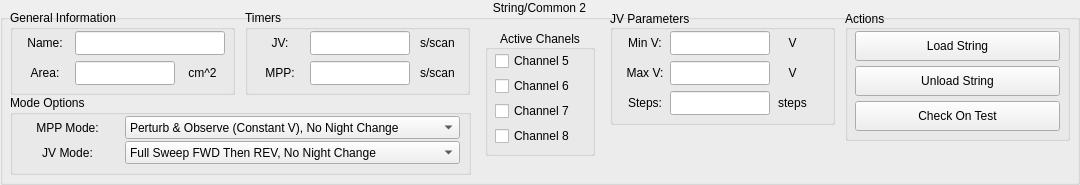
              <widget class="QGroupBox" name="String_2">
               <property name="minimumSize">
                <size>
                 <width>1080</width>
                 <height>185</height>
                </size>
               </property>
               <property name="title">
                <string>String/Common 2</string>
               </property>
               <property name="alignment">
                <set>Qt::AlignHCenter|Qt::AlignTop</set>
               </property>
               <property name="flat">
                <bool>true</bool>
               </property>
               <widget class="QGroupBox" name="GeneralInfo_2">
                <property name="geometry">
                 <rect>
                  <x>10</x>
                  <y>10</y>
                  <width>225</width>
                  <height>85</height>
                 </rect>
                </property>
                <property name="title">
                 <string>General Information</string>
                </property>
                <widget class="QLineEdit" name="NameInput_2">
                 <property name="geometry">
                  <rect>
                   <x>65</x>
                   <y>21</y>
                   <width>150</width>
                   <height>24</height>
                  </rect>
                 </property>
                 <property name="inputMask">
                  <string/>
                 </property>
                 <property name="text">
                  <string/>
                 </property>
                </widget>
                <widget class="QLabel" name="NameLabel_2">
                 <property name="geometry">
                  <rect>
                   <x>10</x>
                   <y>21</y>
                   <width>50</width>
                   <height>24</height>
                  </rect>
                 </property>
                 <property name="minimumSize">
                  <size>
                   <width>38</width>
                   <height>0</height>
                  </size>
                 </property>
                 <property name="maximumSize">
                  <size>
                   <width>16777215</width>
                   <height>16777215</height>
                  </size>
                 </property>
                 <property name="text">
                  <string>Name:</string>
                 </property>
                 <property name="alignment">
                  <set>Qt::AlignCenter</set>
                 </property>
                </widget>
                <widget class="QLabel" name="AreaLabel_2">
                 <property name="geometry">
                  <rect>
                   <x>10</x>
                   <y>51</y>
                   <width>50</width>
                   <height>24</height>
                  </rect>
                 </property>
                 <property name="text">
                  <string>Area:</string>
                 </property>
                 <property name="alignment">
                  <set>Qt::AlignCenter</set>
                 </property>
                </widget>
                <widget class="QLineEdit" name="AreaInput_2">
                 <property name="geometry">
                  <rect>
                   <x>65</x>
                   <y>51</y>
                   <width>100</width>
                   <height>24</height>
                  </rect>
                 </property>
                 <property name="inputMask">
                  <string/>
                 </property>
                 <property name="text">
                  <string/>
                 </property>
                </widget>
                <widget class="QLabel" name="AreaUnits_2">
                 <property name="geometry">
                  <rect>
                   <x>170</x>
                   <y>51</y>
                   <width>45</width>
                   <height>24</height>
                  </rect>
                 </property>
                 <property name="text">
                  <string>cm^2</string>
                 </property>
                 <property name="alignment">
                  <set>Qt::AlignCenter</set>
                 </property>
                </widget>
               </widget>
               <widget class="QGroupBox" name="JVBox_2">
                <property name="geometry">
                 <rect>
                  <x>610</x>
                  <y>10</y>
                  <width>225</width>
                  <height>115</height>
                 </rect>
                </property>
                <property name="title">
                 <string>JV Parameters</string>
                </property>
                <property name="alignment">
                 <set>Qt::AlignLeading|Qt::AlignLeft|Qt::AlignVCenter</set>
                </property>
                <widget class="QLabel" name="VmaxLabel_2">
                 <property name="geometry">
                  <rect>
                   <x>10</x>
                   <y>51</y>
                   <width>50</width>
                   <height>24</height>
                  </rect>
                 </property>
                 <property name="text">
                  <string>Max V:</string>
                 </property>
                 <property name="alignment">
                  <set>Qt::AlignCenter</set>
                 </property>
                </widget>
                <widget class="QLineEdit" name="VmaxInput_2">
                 <property name="geometry">
                  <rect>
                   <x>60</x>
                   <y>51</y>
                   <width>100</width>
                   <height>24</height>
                  </rect>
                 </property>
                 <property name="inputMask">
                  <string/>
                 </property>
                 <property name="text">
                  <string/>
                 </property>
                </widget>
                <widget class="QLabel" name="VmaxUnits_2">
                 <property name="geometry">
                  <rect>
                   <x>165</x>
                   <y>51</y>
                   <width>35</width>
                   <height>24</height>
                  </rect>
                 </property>
                 <property name="text">
                  <string>V</string>
                 </property>
                 <property name="alignment">
                  <set>Qt::AlignCenter</set>
                 </property>
                </widget>
                <widget class="QLineEdit" name="VstepsInput_2">
                 <property name="geometry">
                  <rect>
                   <x>60</x>
                   <y>81</y>
                   <width>100</width>
                   <height>24</height>
                  </rect>
                 </property>
                 <property name="inputMask">
                  <string/>
                 </property>
                 <property name="text">
                  <string/>
                 </property>
                </widget>
                <widget class="QLabel" name="Vstepsabel_2">
                 <property name="geometry">
                  <rect>
                   <x>10</x>
                   <y>81</y>
                   <width>50</width>
                   <height>24</height>
                  </rect>
                 </property>
                 <property name="text">
                  <string>Steps:</string>
                 </property>
                 <property name="alignment">
                  <set>Qt::AlignCenter</set>
                 </property>
                </widget>
                <widget class="QLabel" name="VstepsUnits_2">
                 <property name="enabled">
                  <bool>true</bool>
                 </property>
                 <property name="geometry">
                  <rect>
                   <x>165</x>
                   <y>81</y>
                   <width>35</width>
                   <height>24</height>
                  </rect>
                 </property>
                 <property name="text">
                  <string>steps</string>
                 </property>
                 <property name="alignment">
                  <set>Qt::AlignCenter</set>
                 </property>
                </widget>
                <widget class="QLabel" name="VminLabel_2">
                 <property name="geometry">
                  <rect>
                   <x>10</x>
                   <y>21</y>
                   <width>50</width>
                   <height>24</height>
                  </rect>
                 </property>
                 <property name="text">
                  <string>Min V:</string>
                 </property>
                 <property name="alignment">
                  <set>Qt::AlignCenter</set>
                 </property>
                </widget>
                <widget class="QLineEdit" name="VminInput_2">
                 <property name="geometry">
                  <rect>
                   <x>60</x>
                   <y>21</y>
                   <width>100</width>
                   <height>24</height>
                  </rect>
                 </property>
                 <property name="inputMask">
                  <string/>
                 </property>
                 <property name="text">
                  <string/>
                 </property>
                </widget>
                <widget class="QLabel" name="VminUnits_2">
                 <property name="geometry">
                  <rect>
                   <x>165</x>
                   <y>21</y>
                   <width>35</width>
                   <height>24</height>
                  </rect>
                 </property>
                 <property name="text">
                  <string>V</string>
                 </property>
                 <property name="alignment">
                  <set>Qt::AlignCenter</set>
                 </property>
                </widget>
               </widget>
               <widget class="QGroupBox" name="TimerBox_2">
                <property name="geometry">
                 <rect>
                  <x>245</x>
                  <y>10</y>
                  <width>225</width>
                  <height>85</height>
                 </rect>
                </property>
                <property name="title">
                 <string>Timers</string>
                </property>
                <widget class="QLabel" name="MPPFrequencyLabel_2">
                 <property name="geometry">
                  <rect>
                   <x>10</x>
                   <y>51</y>
                   <width>50</width>
                   <height>24</height>
                  </rect>
                 </property>
                 <property name="text">
                  <string>MPP:</string>
                 </property>
                 <property name="alignment">
                  <set>Qt::AlignCenter</set>
                 </property>
                </widget>
                <widget class="QLineEdit" name="MPPFrequencyInput_2">
                 <property name="geometry">
                  <rect>
                   <x>65</x>
                   <y>51</y>
                   <width>100</width>
                   <height>24</height>
                  </rect>
                 </property>
                 <property name="inputMask">
                  <string/>
                 </property>
                 <property name="text">
                  <string/>
                 </property>
                </widget>
                <widget class="QLabel" name="MPPFrequencyUnits_2">
                 <property name="geometry">
                  <rect>
                   <x>170</x>
                   <y>51</y>
                   <width>45</width>
                   <height>24</height>
                  </rect>
                 </property>
                 <property name="text">
                  <string>s/scan</string>
                 </property>
                 <property name="alignment">
                  <set>Qt::AlignCenter</set>
                 </property>
                </widget>
                <widget class="QLabel" name="JVFrequencyLabel_2">
                 <property name="geometry">
                  <rect>
                   <x>10</x>
                   <y>21</y>
                   <width>50</width>
                   <height>24</height>
                  </rect>
                 </property>
                 <property name="text">
                  <string>JV:</string>
                 </property>
                 <property name="alignment">
                  <set>Qt::AlignCenter</set>
                 </property>
                </widget>
                <widget class="QLineEdit" name="JVFrequencyInput_2">
                 <property name="geometry">
                  <rect>
                   <x>65</x>
                   <y>21</y>
                   <width>100</width>
                   <height>24</height>
                  </rect>
                 </property>
                 <property name="inputMask">
                  <string/>
                 </property>
                 <property name="text">
                  <string/>
                 </property>
                </widget>
                <widget class="QLabel" name="JVFrequencyUnits_2">
                 <property name="geometry">
                  <rect>
                   <x>170</x>
                   <y>21</y>
                   <width>45</width>
                   <height>24</height>
                  </rect>
                 </property>
                 <property name="text">
                  <string>s/scan</string>
                 </property>
                 <property name="alignment">
                  <set>Qt::AlignCenter</set>
                 </property>
                </widget>
               </widget>
               <widget class="QGroupBox" name="ActionBox_2">
                <property name="geometry">
                 <rect>
                  <x>845</x>
                  <y>10</y>
                  <width>225</width>
                  <height>131</height>
                 </rect>
                </property>
                <property name="title">
                 <string>Actions</string>
                </property>
                <property name="alignment">
                 <set>Qt::AlignLeading|Qt::AlignLeft|Qt::AlignVCenter</set>
                </property>
                <widget class="QPushButton" name="LoadButton_2">
                 <property name="geometry">
                  <rect>
                   <x>10</x>
                   <y>21</y>
                   <width>205</width>
                   <height>30</height>
                  </rect>
                 </property>
                 <property name="text">
                  <string>Load String</string>
                 </property>
                 <property name="autoDefault">
                  <bool>false</bool>
                 </property>
                </widget>
                <widget class="QPushButton" name="UnLoadButton_2">
                 <property name="geometry">
                  <rect>
                   <x>10</x>
                   <y>56</y>
                   <width>205</width>
                   <height>30</height>
                  </rect>
                 </property>
                 <property name="text">
                  <string>Unload String</string>
                 </property>
                </widget>
                <widget class="QPushButton" name="CheckTestButton_2">
                 <property name="geometry">
                  <rect>
                   <x>10</x>
                   <y>91</y>
                   <width>205</width>
                   <height>30</height>
                  </rect>
                 </property>
                 <property name="text">
                  <string>Check On Test</string>
                 </property>
                </widget>
               </widget>
               <widget class="QGroupBox" name="ChannelBox_2">
                <property name="geometry">
                 <rect>
                  <x>485</x>
                  <y>30</y>
                  <width>110</width>
                  <height>126</height>
                 </rect>
                </property>
                <property name="title">
                 <string>Active Chanels</string>
                </property>
                <property name="alignment">
                 <set>Qt::AlignCenter</set>
                </property>
                <widget class="QCheckBox" name="checkBox_5">
                 <property name="geometry">
                  <rect>
                   <x>10</x>
                   <y>21</y>
                   <width>90</width>
                   <height>20</height>
                  </rect>
                 </property>
                 <property name="text">
                  <string>Channel 5</string>
                 </property>
                </widget>
                <widget class="QCheckBox" name="checkBox_6">
                 <property name="geometry">
                  <rect>
                   <x>10</x>
                   <y>46</y>
                   <width>90</width>
                   <height>20</height>
                  </rect>
                 </property>
                 <property name="text">
                  <string>Channel 6</string>
                 </property>
                </widget>
                <widget class="QCheckBox" name="checkBox_7">
                 <property name="geometry">
                  <rect>
                   <x>10</x>
                   <y>71</y>
                   <width>90</width>
                   <height>20</height>
                  </rect>
                 </property>
                 <property name="text">
                  <string>Channel 7</string>
                 </property>
                </widget>
                <widget class="QCheckBox" name="checkBox_8">
                 <property name="geometry">
                  <rect>
                   <x>10</x>
                   <y>96</y>
                   <width>90</width>
                   <height>20</height>
                  </rect>
                 </property>
                 <property name="text">
                  <string>Channel 8</string>
                 </property>
                </widget>
               </widget>
               <widget class="QGroupBox" name="ModeBox_2">
                <property name="geometry">
                 <rect>
                  <x>10</x>
                  <y>95</y>
                  <width>461</width>
                  <height>80</height>
                 </rect>
                </property>
                <property name="title">
                 <string>Mode Options</string>
                </property>
                <widget class="QComboBox" name="MPPModeBox_2">
                 <property name="geometry">
                  <rect>
                   <x>115</x>
                   <y>21</y>
                   <width>335</width>
                   <height>23</height>
                  </rect>
                 </property>
                 <item>
                  <property name="text">
                   <string>Perturb &amp; Observe (Constant V), No Night Change</string>
                  </property>
                 </item>
                </widget>
                <widget class="QComboBox" name="JVModeBox_2">
                 <property name="geometry">
                  <rect>
                   <x>115</x>
                   <y>46</y>
                   <width>335</width>
                   <height>23</height>
                  </rect>
                 </property>
                 <item>
                  <property name="text">
                   <string>Full Sweep FWD Then REV, No Night Change</string>
                  </property>
                 </item>
                </widget>
                <widget class="QLabel" name="MPPModeLabel_2">
                 <property name="geometry">
                  <rect>
                   <x>10</x>
                   <y>20</y>
                   <width>95</width>
                   <height>25</height>
                  </rect>
                 </property>
                 <property name="minimumSize">
                  <size>
                   <width>38</width>
                   <height>0</height>
                  </size>
                 </property>
                 <property name="maximumSize">
                  <size>
                   <width>16777215</width>
                   <height>16777215</height>
                  </size>
                 </property>
                 <property name="text">
                  <string>MPP Mode:</string>
                 </property>
                 <property name="alignment">
                  <set>Qt::AlignCenter</set>
                 </property>
                </widget>
                <widget class="QLabel" name="JVModeLabel_2">
                 <property name="geometry">
                  <rect>
                   <x>10</x>
                   <y>45</y>
                   <width>95</width>
                   <height>25</height>
                  </rect>
                 </property>
                 <property name="minimumSize">
                  <size>
                   <width>38</width>
                   <height>0</height>
                  </size>
                 </property>
                 <property name="maximumSize">
                  <size>
                   <width>16777215</width>
                   <height>16777215</height>
                  </size>
                 </property>
                 <property name="text">
                  <string>JV Mode:</string>
                 </property>
                 <property name="alignment">
                  <set>Qt::AlignCenter</set>
                 </property>
                </widget>
               </widget>
              </widget>
